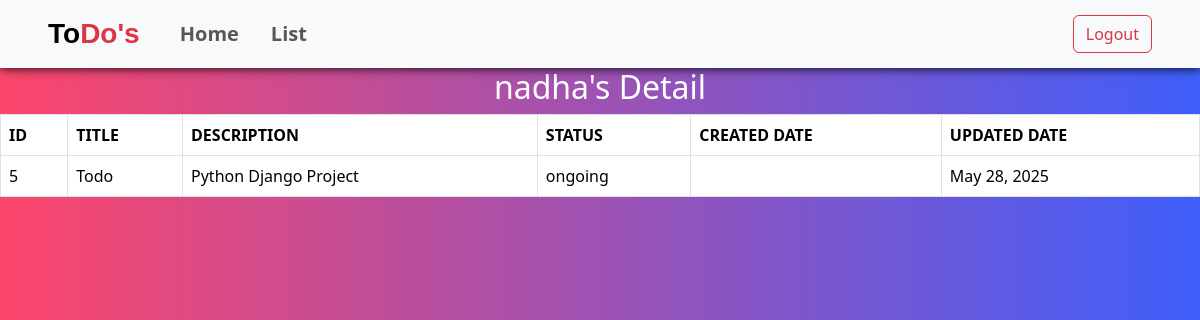
The app's page /todo/detail/5/ (signed in) with its own data.
### Todoapp/models.py (models this page shows, shortened)
class Todo(models.Model):
    title = models.CharField(max_length=60)
    description = models.TextField()
    options  = {
    'pending' : 'pending',
    'completed' : 'completed',
    'ongoing' : 'ongoing'
    }
    status = models.CharField(max_length=50,choices=options)
    created_date = models.DateField(auto_now_add=True)
    updated_date=models.DateField(auto_now=True)
    user = models.ForeignKey(User,on_delete=models.CASCADE)

### Todoapp/views.py (the view)
# urls.py: path('todo/detail/<int:pk>/',views.TodoDetailView.as_view(),name='todo-detail'),
class TodoDetailView(View):
    def get (self,request,*args,**kwargs):
        id=kwargs.get("pk")
        todo_obj=Todo.objects.get(id=id,user=request.user)# only the particular user can see their detail of their own list
        return render (request,'tododetail.html',{'data':todo_obj})

### Todoapp/templates/tododetail.html (shortened to what this page needs)
{%extends 'base.html'%}
{%block main_block%}
<h2 style="text-align: center; color: white;">{{request.user}}'s Detail</h2>
    <table class="table table-bordered">
        <tr>
            <th>ID</th>
            <th>TITLE</th>
            <th>DESCRIPTION</th>
            <th>STATUS</th>
            <th>CREATED DATE</th>
            <th>UPDATED DATE</th>
        </tr>
        <tr>
            <td>{{data.id}}</td>
            <td>{{data.title}}</td>
            <td>{{data.description}}</td>
            <td>{{data.status}}</td>
            <td>{{data.created_data}}</td>
            <td>{{data.updated_date}}</td>
        </tr>
    </table>
{%endblock%}

### Todoapp/templates/base.html (style rules this page uses)
body { background: linear-gradient(90deg, #FC466B 0%, #3F5EFB 100%) }

### records on screen
Todo: id "5", title "Todo", description "Python Django Project", status "ongoing", updated_date "May 28, 2025"

### other values on screen
{{ request.user }} "nadha"
